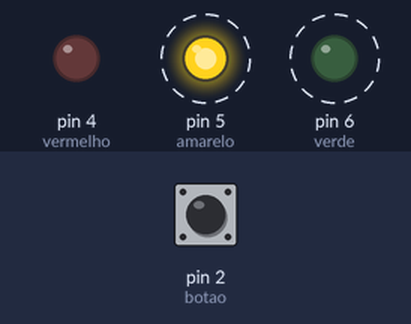
A sketch run on a simulated Arduino Uno, built with avr-gcc and run on an emulated ATmega328P. Parts: output pins drawn as LEDs (lit = HIGH). Dashed ring = blinking. Inputs (shaded band) come from the test bench; at power-on: pin 2 (botao) LOW.

Above: at 1.2 s.
1.3 s: pin 2 (botao) pulled HIGH for 0.15 s
At 2.8 s:
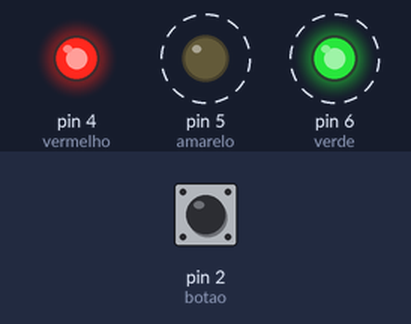
4.4 s: pin 2 (botao) pulled HIGH for 1 s
At 6.3 s:
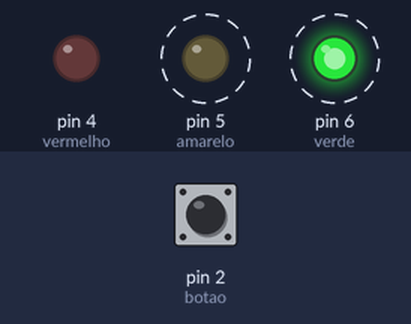
8.4 s: pin 2 (botao) pulled HIGH for 3.2 s
At 9.8 s:
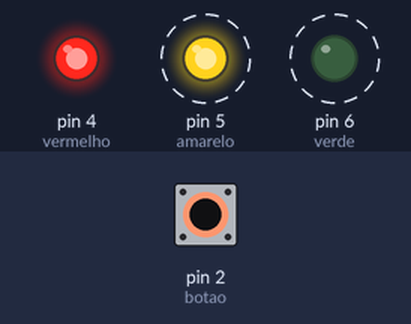
Timing chart, 0 to 20.6 s (numbered marks = the images above; inputs shaded):
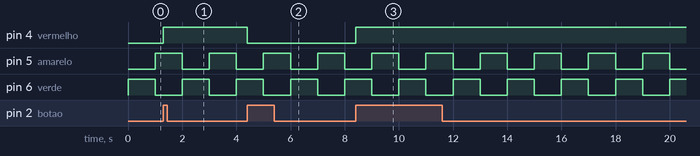

The sketch:

Controle_leds_interrupt.ino
```cpp
#define vermelho 4
#define amarelo 5
#define verde 6
#define botao 2

void botaoAcionado();

void setup()
{
  pinMode(vermelho, OUTPUT);
  pinMode(amarelo, OUTPUT);
  pinMode(verde, OUTPUT);

  pinMode(botao, INPUT);

  attachInterrupt(digitalPinToInterrupt(botao), botaoAcionado, RISING);
}

void loop()
{
  digitalWrite(verde, 1);
  digitalWrite(amarelo, 0);
  delay(1000);

  digitalWrite(verde, 0);
  digitalWrite(amarelo, 1);
  delay(1000);
}

void botaoAcionado(){
  static unsigned long timer = 0;
  static bool estado = LOW;

  if((millis()-timer) > 100){
    estado = !estado;
    timer = millis();
  }

  digitalWrite(vermelho, estado);
}
```

Measured:
- after the input at 1.3 s, pin 4 (vermelho): LOW → HIGH at once
- after the input at 4.4 s, pin 4 (vermelho): HIGH → LOW at once
- after the input at 8.4 s, pin 4 (vermelho): LOW → HIGH at once
- by itself, pin 5 (amarelo), pin 6 (verde): alternates HIGH for 1.0 s and LOW for 1.0 s
